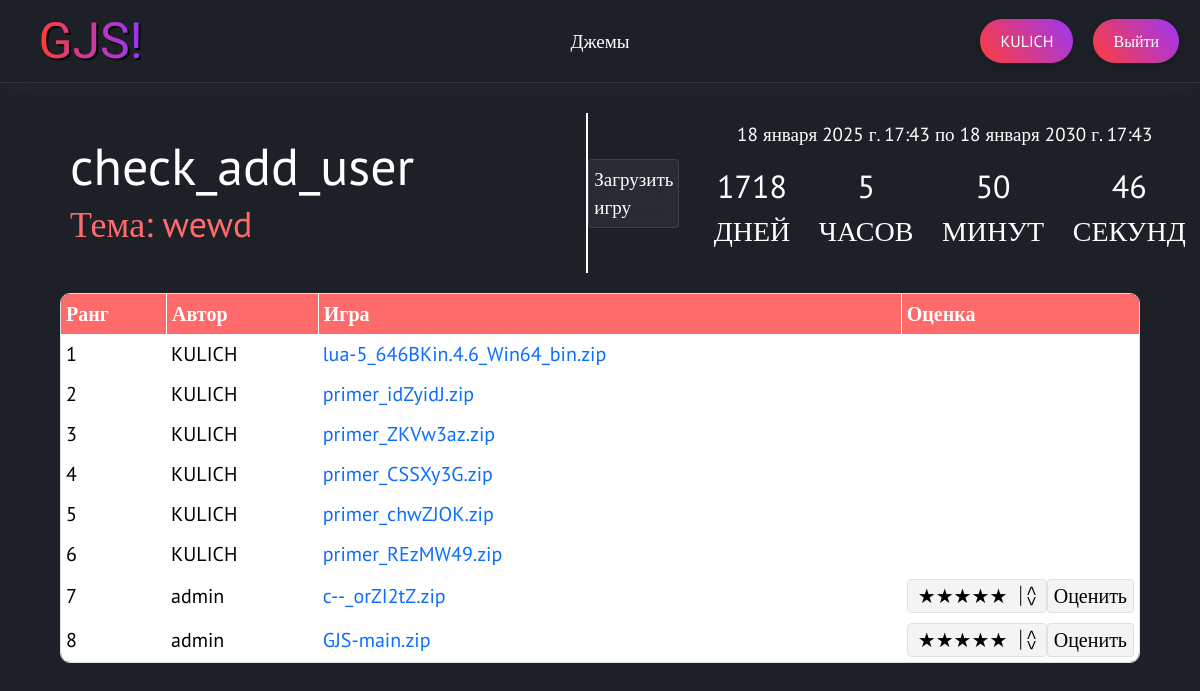
The page /jams/fa8483d5-9e42-49a8-a47a-821c664af96f/ (signed in) on the database its author committed.
### users/models.py (models this page shows)
class User(AbstractUser):
    email = models.EmailField(unique=True, verbose_name="Электронная почта")
    avatar_image = models.ImageField(upload_to="users", blank=True, null=True)
    hat_image = models.ImageField(upload_to="users", blank=True, null=True)

### jams/models/gamejam.py (models this page shows, shortened)
class GameJam(models.Model):
    jam_status = [
        ("FN", "Завершён"),
        ("OG", "Идёт"),
        ("PR", "Подготовка")
    ]
    uuid = models.UUIDField(primary_key=True, default=uuid.uuid4, editable=False)
    title = models.CharField(max_length=255, verbose_name='Название джема')
    date_start = models.DateTimeField(verbose_name='Дата начала')
    date_end = models.DateTimeField(verbose_name='Дата окончания')
    theme = models.CharField(max_length=255, blank=True, verbose_name='Тема')
    status = models.CharField(max_length=3, choices=jam_status, default="PR", verbose_name='Статус')
    winner = models.ForeignKey(settings.AUTH_USER_MODEL, related_name="user_winner",
                               on_delete=models.SET_NULL, blank=True, null=True, verbose_name='Победитель')
    users = models.ManyToManyField(settings.AUTH_USER_MODEL, related_name="users",
                                   blank=True, verbose_name='Участники')
    class Meta:
        verbose_name = "Геймджем"
        verbose_name_plural = "Геймджемы"

### jams/models/game.py (models this page shows, shortened)
class Game(models.Model):
    title = models.CharField(max_length=100, verbose_name='Название игры')
    slug = models.SlugField(blank=True)
    description = models.TextField(verbose_name='Описание игры', blank=True, null=True)
    image = models.ImageField(upload_to="game_images/", verbose_name='Изображение игры', blank=True, null=True)
    jam_uuid = models.ForeignKey(GameJam, on_delete=models.CASCADE, related_name="games", verbose_name='Джем')
    user = models.ForeignKey(User, on_delete=models.CASCADE, verbose_name='Автор')
    game_file = models.FileField(upload_to="zip_uploads/", verbose_name='Файл игры')
    uploaded_time = models.DateTimeField(auto_now_add=True, verbose_name='Дата загрузки')
    class Meta:
        verbose_name = "Игра"
        verbose_name_plural = "Игры"

### jams/views.py (the view, shortened to what this page needs)
# urls.py: path('<uuid:uuid>/', views.GameJamDetail.as_view(), name='gamejam_detail'),
class GameJamDetail(DetailView):
    model = GameJam
    template_name = 'pages/jams_pages/gamejam_detail.html'
    context_object_name = "gamejam_detail"
    def get_context_data(self, **kwargs):
        context = super().get_context_data(**kwargs)
        user_games = Game.objects.filter(jam_uuid=self.object.uuid).order_by('-uploaded_time')
        for game in user_games:
            game.cleaned_name = game.game_file.name.replace('zip_uploads/', '')
        context["user_games"] = user_games
        return context
    def get_object(self, queryset=None):
        return GameJam.objects.get(uuid=self.kwargs.get("uuid"))

### users/authentication.py (called while the page is built)
    def get_user(self, user_id):
        UserModel = get_user_model()
        try:
            return UserModel.objects.get(pk=user_id)
        except UserModel.DoesNotExist:
            return None

### templates/pages/jams_pages/gamejam_detail.html (shortened to what this page needs)
{% extends 'base.html' %}
{% load static %}
{% block head %}
<link rel="stylesheet" href="{% static 'css/gmjDetail.css' %}">
<link rel="stylesheet" href="{% static 'css/popup.css' %}">
{% endblock %}
{% block content %}
<div class="div-header">
    <div class="container-title">
        <h1>{{gamejam_detail.title}}</h1>
        <p>Тема: {{gamejam_detail.theme}}</p>
    </div>
    <span class="del"></span>
    <div class="date">
        <div class="countdown-container">
            {% if gamejam_detail.status == 'FN' %}
            <h2 class="countdown-status">Джем окончен</h2>
            {% elif gamejam_detail.status == 'PR' %}
                {% if request.user.is_authenticated and request.user not in gamejam_detail.users.all %}
                    <a href="poll" class="a-button-join">Принять участие</a>
                {% endif %}
            {% elif gamejam_detail.status == 'OG' %}
                {% if request.user in gamejam_detail.users.all %}
                    <a class="button" href="#popup1">Загрузить игру</a>
                {% endif %}
            {% endif %}
            <div id="countdown">
                <div class="container-date">
                    {{gamejam_detail.date_start}}
                    по
                    {{gamejam_detail.date_end}}
                </div>
                <ul id="countdown-list">
                    <li class="countdown-element"><span id="days"></span><p>Дней</p></li>
                    <li class="countdown-element"><span id="hours"></span><p>Часов</p></li>
                    <li class="countdown-element"><span id="minutes"></span><p>Минут</p></li>
                    <li class="countdown-element"><span id="seconds"></span><p>Секунд</p></li>
                </ul>
            </div>
        </div>
    </div>
</div>
<div class="jam-container">
    <div class="upl-container">
        <table class="games-table">
            <thead>
                <tr>
                    <th>Ранг</th>
                    <th>Автор</th>
                    <th>Игра</th>
                    <th>Оценка</th>
                </tr>
            </thead>
            <tbody>
                {% for user_game in user_games %}
                <tr>
                    <td class="rank">{{forloop.counter}}</td>
                    <td class="username">{{ user_game.user.username }}</td>
                    <td>
                        <a href="{% url 'download_file' gamejam_detail.uuid user_game.id %}">
                            {{ user_game.cleaned_name }}
                        </a>
                    </td>
                    <td>
                        {% if gamejam_detail.status == 'OG' and request.user in gamejam_detail.users.all and request.user != user_game.user %}
                        <form action="{% url 'count_stars' gamejam_detail.uuid user_game.user.id %}" method="post" class="rating-form">
                            <select name="stars" id="rating">
                                <option value="5">★★★★★</option>
                            </select>
                            <button type="submit" class="btn-rate">Оценить</button>
                        </form>
                        {% else %}
                        {{ user_game.avg_rating }}
                        {% endif %}
                    </td>
                </tr>
                {% endfor %}
            </tbody>
        </table>
    </div>
</div>
{% endblock %}

### templates/base.html (shortened to what this page needs)
<!doctype html>
<html lang="en">
<head>
    {% load static %}
    <link rel="stylesheet" href="{% static 'css/header.css' %}">
    <link href="https://cdn.jsdelivr.net/npm/bootstrap@5.0.1/dist/css/bootstrap.min.css" rel="stylesheet"
>
    <link rel="stylesheet" href="{% static 'css/container.css' %}">
    <link rel="stylesheet" href="{% static 'css/buttons.css' %}">
    <link rel="stylesheet" href="{% static 'css/style.css' %}">
    <link rel="stylesheet" href="{% static 'css/slider.css' %}">
    {% block head %}
    {% endblock %}
</head>
<body>
<header>
    <nav>
        <h1 class="gjs"><a id="logo" href="{% url 'home_page' %}">GJS!</a></h1>
        <ul>
            <li><a href="{% url 'jams_list' %}" class="menu-button">Джемы</a></li>
        </ul>
        <ul>
            {% if request.user.is_authenticated %}
            <li><a href="{% url 'profile_detail' request.user.username %}" class="a-button">{{request.user.username}}</a></li>
            <li><a href="{% url 'logout' %}" class="a-button">Выйти</a></li>
            {% else %}
            <li><a href="{% url 'login' %}" class="a-button">Войти</a></li>
            <li><a href="{% url 'regist' %}" class="a-button">Зарегистрироваться</a></li>
            {% endif %}
        </ul>
    </nav>
</header>
<main>
    {% block content %}
    {% endblock %}
</main>
</body>
</html>

### static/css/header.css (style rules this page uses)
header { position: sticky; text-align: center; background: var(--main-background); box-shadow: 0px 10px 20px rgba(84, 84, 89, 0.1); border-bottom: 1px solid rgb(50, 50, 60); width: 100%; height: 100%; z-index: 1000; left: 0; top: 0; grid-column: 1 / 3; }
nav { display: grid; grid-template-columns: 1fr auto 1fr; align-items: center; padding: 11px; height: 100%; }
nav ul { list-style-type: none; margin: 0; padding: 0; display: flex; align-items: center; justify-content: flex-end; min-width: 30%; height: 100%; }
nav ul li { display: flex; height: 100%; align-items: center; margin: 0 5px; }
nav ul li .a-button { border-radius: 50px; }
nav a { color: white; margin-left: 5px; margin-right: 5px; text-align: center; }
.gjs { margin: 0; display: flex; font-family: "Jacquard 12", serif; font-weight: 400; font-size: 50px; }
#logo { position: relative; background: linear-gradient(90deg, #ff3d3a, #9736ff); background-clip: text; color: transparent; margin-left: 5%; }
#logo::before { content: 'GJS!'; position: absolute; color: black; inset: 0; margin: auto; z-index: -1; top: 2px; left: 2px; }

### static/css/buttons.css (style rules this page uses)
.a-button { background: linear-gradient(55deg, #ff3d3a, #9736ff, #ff3d3a); border: none; border-radius: 5px; padding: 10px 20px; font-size: 16px; cursor: pointer; transition: transform 0.2s, box-shadow 0.2s, background-position 0.5s ease-in-out; box-shadow: 0 4px 15px rgba(0, 0, 0, 0.2); background-size: 250%; background-position: 0; }
.menu-button { position: relative; }
.menu-button::before { content: ''; position: absolute; top: 26px; right: 0; left: 50%; bottom: 0; width: 0px; height: 2px; background-color: #fff; transform: translateX(-50%); transition: width 0.3s ease-in-out; }

### static/css/style.css (style rules this page uses)
:root { --main-background: rgb(30, 32, 40); --head-foot: linear-gradient(90deg, rgb(24, 128, 255) 0%, rgba(24,128,255,1) 50%, rgba(48,159,255,1) 100%); }
* { scroll-behavior: smooth; }
body { background: var(--main-background); font-family: "PT Sans", serif; font-weight: 400; font-style: normal; color: #fff; font-size: 19px; display: grid; grid-template-rows: auto 1fr; grid-template-columns: auto 4fr; min-height: 100vh; }
a { text-decoration: none; }
p { margin: 0; }
button { border: none; text-decoration: none; cursor: pointer; }

### static/css/popup.css (style rules this page uses)
.button { background-color: rgba(255, 255, 255, 0.05); border: 1px solid rgba(255, 255, 255, 0.1); backdrop-filter: blur(10px); border-radius: 4px; padding: 5px; color: #fff; }

### rows shown on the page
User: user.username "KULICH"
GameJam: title "check_add_user", theme "wewd", date_start "18 января 2025 г. 17:43", date_end "18 января 2030 г. 17:43"
Game: user.username "KULICH", cleaned_name "lua-5_646BKin.4.6_Win64_bin.zip"
Game: user.username "KULICH", cleaned_name "primer_idZyidJ.zip"
Game: user.username "KULICH", cleaned_name "primer_ZKVw3az.zip"
Game: user.username "KULICH", cleaned_name "primer_CSSXy3G.zip"
Game: user.username "KULICH", cleaned_name "primer_chwZJOK.zip"
Game: user.username "KULICH", cleaned_name "primer_REzMW49.zip"
Game: user.username "admin", cleaned_name "c--_orZI2tZ.zip"
Game: user.username "admin", cleaned_name "GJS-main.zip"
